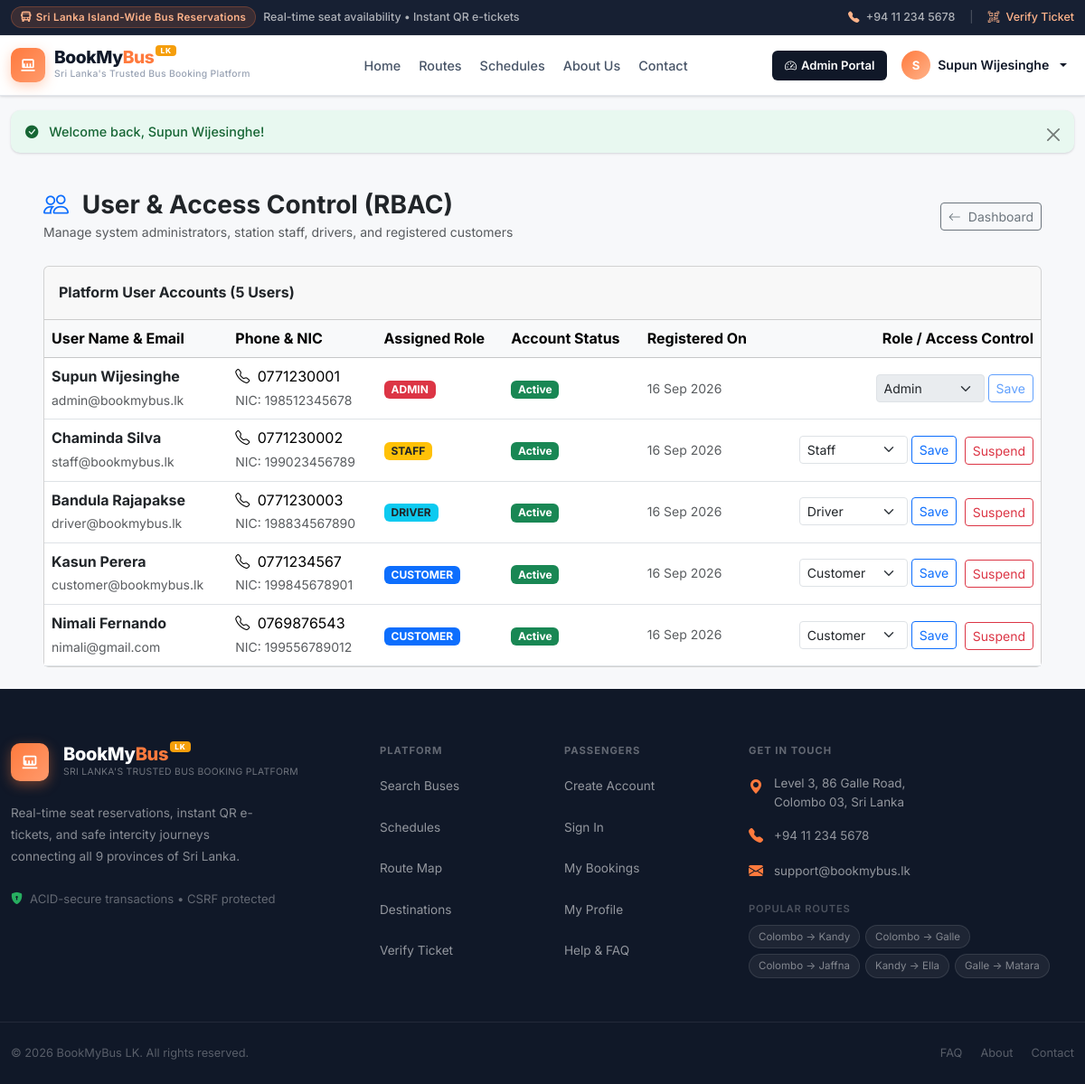
The page /admin/users.php (signed in) on the database its author committed.
### tables this page shows
CREATE TABLE users (
    id INT PRIMARY KEY AUTO_INCREMENT,
    role_id INT NOT NULL,
    name VARCHAR(100) NOT NULL,
    email VARCHAR(100) NOT NULL UNIQUE,
    phone VARCHAR(20) NOT NULL,
    nic VARCHAR(20),
    password VARCHAR(255) NOT NULL,
    status ENUM('active', 'inactive', 'suspended') DEFAULT 'active',
    created_at DATETIME DEFAULT CURRENT_TIMESTAMP,
    FOREIGN KEY (role_id) REFERENCES roles(id) ON DELETE CASCADE
);

CREATE TABLE roles (
    id INT PRIMARY KEY AUTO_INCREMENT,
    name VARCHAR(50) NOT NULL UNIQUE,
    description VARCHAR(255)
);

### includes/auth.php (called while the page is built, shortened)
<?php
function is_logged_in(): bool {
    return isset($_SESSION['user_id']) && !empty($_SESSION['user_id']);
}
function current_user(): ?array {
    return [
        'id' => $_SESSION['user_id'],
        'name' => $_SESSION['user_name'] ?? 'User',
        'email' => $_SESSION['user_email'] ?? '',
        'phone' => $_SESSION['user_phone'] ?? '',
        'role' => $_SESSION['user_role'] ?? 'customer',
        'nic' => $_SESSION['user_nic'] ?? ''
    ];
}
function e(?string $string): string {
    return htmlspecialchars((string)$string, ENT_QUOTES, 'UTF-8');
}

### admin/users.php (the view, shortened to what this page needs)
<?php
$base_path = '../';
require_once __DIR__ . '/../includes/auth.php';
$res = mysqli_query($conn, "SELECT u.*, r.name AS role_name FROM users u JOIN roles r ON u.role_id = r.id ORDER BY u.id ASC");
$users = [];
while ($row = mysqli_fetch_assoc($res)) {
    $users[] = $row;
}
$roles_res = mysqli_query($conn, "SELECT * FROM roles");
$roles_list = [];
while ($ro = mysqli_fetch_assoc($roles_res)) {
    $roles_list[] = $ro;
}
$active_page = "admin_users";
include __DIR__ . '/../includes/header.php';
?>
<div class="container-fluid my-4 px-lg-5">
    <div class="d-flex justify-content-between align-items-center mb-4 flex-wrap gap-2">
        <div>
            <h3 class="fw-bold text-dark mb-0"><i class="bi bi-people text-primary me-2"></i> User & Access Control (RBAC)</h3>
            <small class="text-muted">Manage system administrators, station staff, drivers, and registered customers</small>
        </div>
        <a href="index.php" class="btn btn-outline-secondary btn-sm"><i class="bi bi-arrow-left me-1"></i> Dashboard</a>
    </div>
    <div class="card card-custom">
        <div class="card-header card-header-custom py-3">
            <span class="fw-bold">Platform User Accounts (<?php echo count($users); ?> Users)</span>
        </div>
        <div class="card-body p-0">
            <div class="table-responsive">
                <table class="table table-hover align-middle mb-0">
                    <thead class="table-light">
                        <tr>
                            <th>User Name & Email</th>
                            <th>Phone & NIC</th>
                            <th>Assigned Role</th>
                            <th>Account Status</th>
                            <th>Registered On</th>
                            <th class="text-end">Role / Access Control</th>
                        </tr>
                    </thead>
                    <tbody>
                        <?php foreach ($users as $u): ?>
                            <tr>
                                <td>
                                    <strong class="text-dark"><?php echo e($u['name']); ?></strong><br>
                                    <small class="text-muted"><?php echo e($u['email']); ?></small>
                                </td>
                                <td>
                                    <div><i class="bi bi-telephone me-1"></i> <?php echo e($u['phone']); ?></div>
                                    <small class="text-muted">NIC: <?php echo e($u['nic'] ?: 'Not Provided'); ?></small>
                                </td>
                                <td>
                                    <?php if ($u['role_name'] === 'admin'): ?>
                                        <span class="badge bg-danger text-uppercase px-2 py-1">Admin</span>
                                    <?php elseif ($u['role_name'] === 'staff'): ?>
                                        <span class="badge bg-warning text-dark text-uppercase px-2 py-1">Staff</span>
                                    <?php elseif ($u['role_name'] === 'driver'): ?>
                                        <span class="badge bg-info text-dark text-uppercase px-2 py-1">Driver</span>
                                    <?php else: ?>
                                        <span class="badge bg-primary text-uppercase px-2 py-1">Customer</span>
                                    <?php endif; ?>
                                </td>
                                <td>
                                    <?php if ($u['status'] === 'active'): ?>
                                        <span class="badge bg-success">Active</span>
                                    <?php else: ?>
                                        <span class="badge bg-danger">Suspended</span>
                                    <?php endif; ?>
                                </td>
                                <td class="small text-muted"><?php echo date('d M Y', strtotime($u['created_at'])); ?></td>
                                <td class="text-end">
                                    <form method="POST" action="users.php" class="d-inline-flex gap-1 align-items-center">
                                        <select name="role_id" class="form-select form-select-sm" style="width: 120px;" <?php echo $u['id'] == $_SESSION['user_id'] ? 'disabled' : ''; ?>>
                                            <?php foreach ($roles_list as $rl): ?>
                                                <option value="<?php echo $rl['id']; ?>" <?php echo $u['role_id'] == $rl['id'] ? 'selected' : ''; ?>>
                                                    <?php echo ucfirst($rl['name']); ?>
                                                </option>
                                            <?php endforeach; ?>
                                        </select>
                                        <button type="submit" class="btn btn-sm btn-outline-primary" <?php echo $u['id'] == $_SESSION['user_id'] ? 'disabled' : ''; ?>>Save</button>
                                    </form>
                                    <?php if ($u['id'] != $_SESSION['user_id']): ?>
                                        <a href="users.php?uid=<?php echo $u['id']; ?>&toggle_status=<?php echo $u['status']; ?>" class="btn btn-sm <?php echo $u['status'] === 'active' ? 'btn-outline-danger' : 'btn-outline-success'; ?> ms-1" title="Toggle Active/Suspended">
                                            <?php echo $u['status'] === 'active' ? 'Suspend' : 'Activate'; ?>
                                        </a>
                                    <?php endif; ?>
                                </td>
                            </tr>
                        <?php endforeach; ?>
                    </tbody>
                </table>
            </div>
        </div>
    </div>
</div>
<?php include __DIR__ . '/../includes/footer.php'; ?>

### includes/header.php (shortened to what this page needs)
<?php
require_once __DIR__ . '/auth.php';
$base_path   = $base_path ?? '';
$active_page = $active_page ?? '';
$current_user = current_user();
?>
<!DOCTYPE html>
<html lang="en">
<head>
    <link href="https://cdn.jsdelivr.net/npm/bootstrap@5.3.3/dist/css/bootstrap.min.css" rel="stylesheet">
    <link rel="stylesheet" href="https://cdn.jsdelivr.net/npm/bootstrap-icons@1.11.3/font/bootstrap-icons.min.css">
    <link rel="stylesheet" href="https://unpkg.com/leaflet@1.9.4/dist/leaflet.css">
    <link rel="stylesheet" href="<?php echo $base_path; ?>style.css">
</head>
<body>
<div class="top-strip no-print">
    <div class="container d-flex justify-content-between align-items-center flex-wrap gap-2">
        <div class="d-flex align-items-center gap-2">
            <span class="strip-badge">
                <i class="bi bi-bus-front-fill"></i> Sri Lanka Island-Wide Bus Reservations
            </span>
            <span class="d-none d-md-inline">Real-time seat availability &bull; Instant QR e-tickets</span>
        </div>
        <div class="d-flex align-items-center gap-3">
            <span><i class="bi bi-telephone-fill me-1" style="color:var(--qs-peach)"></i> +94 11 234 5678</span>
            <span class="d-none d-sm-inline" style="opacity:.3">|</span>
            <a href="<?php echo $base_path; ?>verify_ticket.php">
                <i class="bi bi-qr-code-scan me-1"></i> Verify Ticket
            </a>
        </div>
    </div>
</div>
<nav class="qs-navbar no-print navbar navbar-expand-lg">
    <div class="container">
        <div class="navbar-inner w-100 d-flex align-items-center justify-content-between gap-3">
            <a class="navbar-brand" href="<?php echo $base_path; ?>index.php">
                <div class="brand-icon">
                    <svg viewBox="0 0 24 24" xmlns="http://www.w3.org/2000/svg">
                        <path d="M4 6C4 4.9 4.9 4 6 4h12c1.1 0 2 .9 2 2v8c0 1.1-.9 2-2 2H6c-1.1 0-2-.9-2-2V6zm2 0v8h12V6H6zM3 18h18v2H3v-2zm3-8h2v4H6v-4zm4 0h2v4h-2v-4zm4 0h2v4h-2v-4z"/>
                    </svg>
                </div>
                <div>
                    <div class="brand-name">BookMy<span>Bus</span><sup class="brand-lk-chip">LK</sup></div>
                    <div class="brand-tagline">Sri Lanka's Trusted Bus Booking Platform</div>
                </div>
            </a>
            <div class="collapse navbar-collapse" id="bmbNav">
                <ul class="navbar-nav mx-auto gap-1">
                    <li class="nav-item">
                        <a class="nav-link <?php echo $active_page === 'home' ? 'active' : ''; ?>" href="<?php echo $base_path; ?>index.php">Home</a>
                    </li>
                    <li class="nav-item">
                        <a class="nav-link <?php echo $active_page === 'routes' ? 'active' : ''; ?>" href="<?php echo $base_path; ?>routes.php">Routes</a>
                    </li>
                    <li class="nav-item">
                        <a class="nav-link <?php echo $active_page === 'schedules' ? 'active' : ''; ?>" href="<?php echo $base_path; ?>schedules.php">Schedules</a>
                    </li>
                    <li class="nav-item">
                        <a class="nav-link <?php echo $active_page === 'about' ? 'active' : ''; ?>" href="<?php echo $base_path; ?>about.php">About Us</a>
                    </li>
                    <li class="nav-item">
                        <a class="nav-link <?php echo $active_page === 'contact' ? 'active' : ''; ?>" href="<?php echo $base_path; ?>contact.php">Contact</a>
                    </li>
                </ul>
                <ul class="navbar-nav align-items-lg-center gap-2 mt-3 mt-lg-0">
                    <?php if ($current_user): ?>
                        <?php if ($current_user['role'] === 'admin'): ?>
                            <li class="nav-item">
                                <a class="btn-qs-sm btn-qs-navy" href="<?php echo $base_path; ?>admin/index.php">
                                    <i class="bi bi-speedometer2"></i> Admin Portal
                                </a>
                            </li>
                        <?php endif; ?>
                        <li class="nav-item dropdown">
                            <a class="nav-link dropdown-toggle d-flex align-items-center gap-2 py-1" href="#" role="button" data-bs-toggle="dropdown" aria-expanded="false" style="color:var(--qs-text)">
                                <div class="user-avatar">
                                    <?php echo strtoupper(substr($current_user['name'], 0, 1)); ?>
                                </div>
                                <span class="d-none d-sm-inline fw-600" style="font-size:.88rem;font-weight:600;color:var(--qs-text)"><?php echo e($current_user['name']); ?></span>
                            </a>
                        </li>
                    <?php endif; ?>
                </ul>
            </div>
        </div>
    </div>
</nav>
<?php if (isset($_SESSION['flash_success'])): ?>
    <div class="container mt-3 no-print">
        <div class="alert alert-success alert-dismissible fade show qs-flash" role="alert">
            <i class="bi bi-check-circle-fill me-2"></i> <?php echo e($_SESSION['flash_success']); ?>
            <button type="button" class="btn-close" data-bs-dismiss="alert" aria-label="Close"></button>
        </div>
    </div>
<?php endif; ?>

### rows shown on the page
users: name "S", name "Supun Wijesinghe", email "admin@bookmybus.lk", phone "0771230001", nic "198512345678", shows "ADMIN", status "Active", created_at "16 Sep 2026", role_id "Admin"
users: name "Chaminda Silva", email "staff@bookmybus.lk", phone "0771230002", nic "199023456789", shows "STAFF", status "Active", created_at "16 Sep 2026", role_id "Staff"
users: name "Bandula Rajapakse", email "driver@bookmybus.lk", phone "0771230003", nic "198834567890", shows "DRIVER", status "Active", created_at "16 Sep 2026", role_id "Driver"
users: name "Kasun Perera", email "customer@bookmybus.lk", phone "0771234567", nic "199845678901", shows "CUSTOMER", status "Active", created_at "16 Sep 2026", role_id "Customer"
users: name "Nimali Fernando", email "nimali@gmail.com", phone "0769876543", nic "199556789012", shows "CUSTOMER", status "Active", created_at "16 Sep 2026", role_id "Customer"

### other values the page prints
$_SESSION['flash_success'] "Welcome back, Supun Wijesinghe!"
count($users) "5"
$label "Search Buses"
$label "Schedules"
$label "Route Map"
$label "Destinations"
$label "Verify Ticket"
$label "Create Account"
$label "Sign In"
$label "My Bookings"
$label "My Profile"
$label "Help & FAQ"
$r "Colombo → Kandy"
$r "Colombo → Galle"
$r "Colombo → Jaffna"
